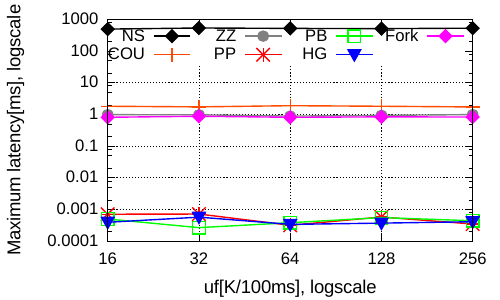

Write the gnuplot code that produced this figure.
set term pdfcairo lw 2 font "Arial,18"
set output "uf-prepare.pdf"

set xlabel "uf[K/100ms], logscale" font "Arial,20"
set ylabel "Maximum latency[ms], logscale" font "Arial,20"
set xtics ("16" 16,"32" 32,"64" 64,"128" 128,"256" 256)

set logscale xy
set key center top
set grid lw 2
set key maxcols 3
set key maxrows 2
set key samplen 3
plot [16:256][]\
"uf-prepare.txt" using 1:($2/1000000) title "NS" with linespoints linecolor 7 linewidth 2 pointtype 13 pointsize 1.5,\
"uf-prepare.txt" using 1:($3/1000000) title "COU" with linespoints linecolor 8 linewidth 2 pointtype 14 pointsize 1.5,\
"uf-prepare.txt" using 1:($4/1000000) title "ZZ" with linespoints linecolor 9 linewidth 2 pointtype 7 pointsize 1.2,\
"uf-prepare.txt" using 1:($5/1000000) title "PP" with linespoints linecolor 10 linewidth 2 pointtype 16 pointsize 1.5,\
"uf-prepare.txt" using 1:($6/1000000) title "PB" with linespoints linecolor 11 linewidth 2 pointtype 17 pointsize 1.5,\
"uf-prepare.txt" using 1:($7/1000000) title "HG" with linespoints linecolor 12 linewidth 2 pointtype 11 pointsize 1.5,\
"uf-prepare.txt" using 1:($8/1000000) title "Fork" with linespoints linecolor 13 linewidth 2 pointtype 13 pointsize 1.5